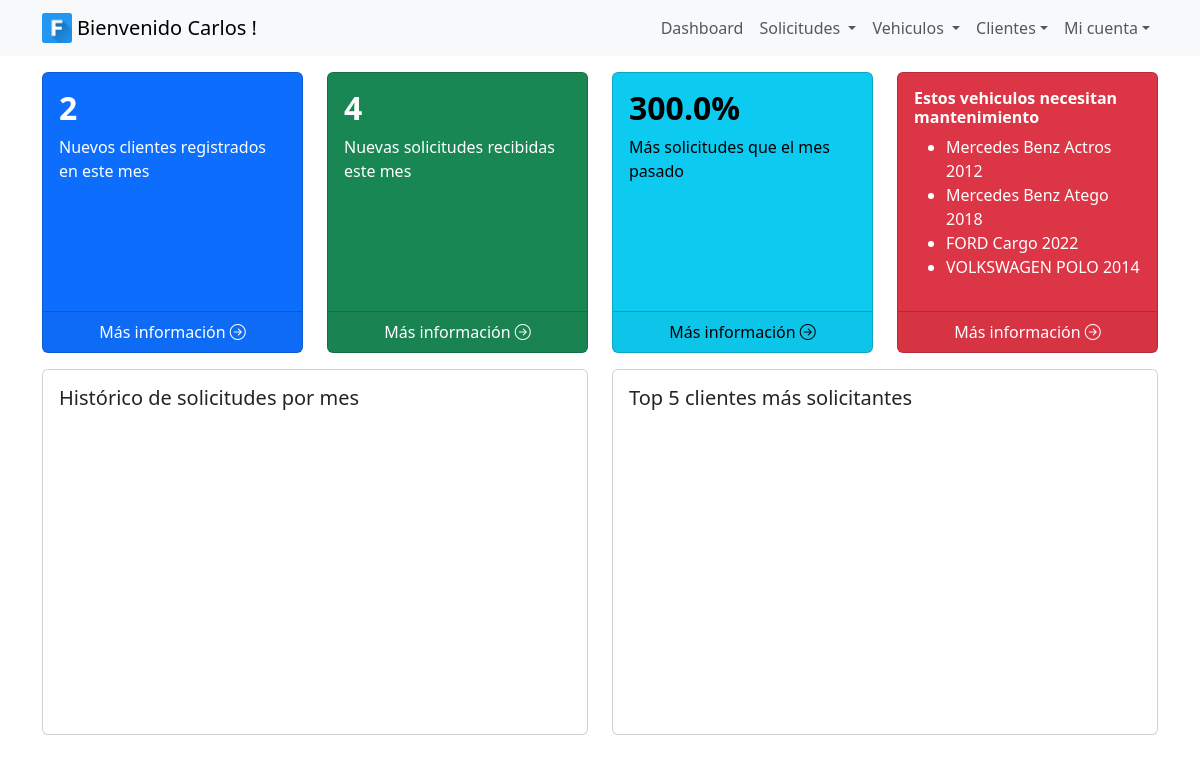
The app's page /dashboard/ (signed in) with its own data.
### solicitudes/models.py (models this page shows, shortened)
class Usuario(AbstractUser):
    dni = models.CharField(max_length=8, unique=True)
    telefono = models.CharField(max_length=10)
    fecha_creacion = models.DateField(null=True)
    id_tipo_usuario = models.ForeignKey(TiposUsuario, on_delete=models.CASCADE)
    class Meta:
        verbose_name_plural = "Usuarios"

class Vehiculo(models.Model):
    dominio = models.CharField(max_length=7, unique=True)
    marca = models.CharField(max_length=20)
    nombre = models.CharField(max_length=30)
    modelo = models.CharField(max_length=4)
    capacidad = models.IntegerField(null=True)
    kilometraje = models.IntegerField(null=True, default='0')  # agregar a tabla
    fecha_ult_service = models.DateField(null=True)  # agregar a tabla
    kilometraje_desde_ult_service = models.IntegerField(null=True, default='0')  # agregar a tabla
    id_estado_vehiculo = models.ForeignKey(EstadosVehiculo, on_delete=models.CASCADE)
    class Meta:
        verbose_name_plural = "Vehiculos"

### solicitudes/views.py (the view)
# urls.py: path('dashboard/', views.dashboard, name="dashboard"),
@login_required
def dashboard(request):
    nuevos_clientes = nuevos_clientes_este_mes()
    nuevas_solicitudes = nuevas_solicitudes_este_mes()
    porcentaje = porc_aumento_solicitudes()
    prox_service = vehiculos_prox_service()
    return render(
        request,
        "dashboard.html",
        {
            "nuevos_clientes": nuevos_clientes,
            "nuevas_solicitudes": nuevas_solicitudes,
            "porcentaje_crecimiento": porcentaje,
            "vehiculos_service": prox_service,
        },
    )

### solicitudes/views.py (called while the page is built)
def nuevos_clientes_este_mes():
    fecha_actual = date.today()
    fecha_inicio = fecha_actual.replace(day=1)
    cantidad = Cliente.objects.filter(
        fecha_creacion__range=(fecha_inicio, fecha_actual)
    ).count()
    return cantidad

def nuevas_solicitudes_este_mes():
    fecha_actual = date.today()
    fecha_inicio = fecha_actual.replace(day=1)
    cantidad = Solicitud.objects.filter(
        fecha_solicitud__range=(fecha_inicio, fecha_actual)
    ).count()
    return cantidad

def vehiculos_prox_service():
    necesitan_service = []
    vehiculos = Vehiculo.objects.all()
    fecha_actual = datetime.now().date()
    for vehiculo in vehiculos:
        tiempo_transcurrido = fecha_actual - vehiculo.fecha_ult_service
        if (
            vehiculo.kilometraje_desde_ult_service >= 15000
            or tiempo_transcurrido.days >= 365
        ):
            necesitan_service.append(vehiculo)
    return necesitan_service

### solicitudes/templates/dashboard.html (shortened to what this page needs)
{% extends 'base.html' %}
{% load static %}
{% block content %}
<div class="container mt-3">
    <div class="row mb-3">
        <div class="col-md-3">
            <div class="card text-bg-primary h-100">
                <div class="card-body">
                    <h2 style="font-weight:bold">{{nuevos_clientes}}</h2>
                    <p class="card-text">Nuevos clientes registrados en este mes</p>
                </div>
                <div class="card-footer centered d-inline-block">
                    <a href="http://127.0.0.1:8000/clientes/" style="color: inherit; text-decoration: none;">
                        <p class="d-inline">Más información</p>
                        <i class="bi bi-arrow-right-circle"></i>
                    </a>
                </div>
            </div>
        </div>
        <div class="col-md-3">
            <div class="card text-bg-success card-container h-100">
                <div class="card-body">
                    <h2 style="font-weight:bold">{{nuevas_solicitudes}}</h2>
                    <p class="card-text">Nuevas solicitudes recibidas este mes</p>
                </div>
                <div class="card-footer centered d-inline-block">
                    <a href="http://127.0.0.1:8000/solicitudes/" style="color: inherit; text-decoration: none;">
                        <p class="d-inline">Más información</p>
                        <i class="bi bi-arrow-right-circle"></i>
                    </a>
                </div>
            </div>
        </div>
        <div class="col-md-3">
            <div class="card text-bg-info h-100">
                <div class="card-body">
                    <h2 style="font-weight:bold">{{porcentaje_crecimiento}}%</h2>
                    <p class="card-text">Más solicitudes que el mes pasado</p>
                </div>
                <div class="card-footer centered d-inline-block">
                    <a href="http://127.0.0.1:8000/solicitudes/" style="color: inherit; text-decoration: none;">
                        <p class="d-inline">Más información</p>
                        <i class="bi bi-arrow-right-circle"></i>
                    </a>
                </div>
            </div>
        </div>
        <div class="col-md-3">
            <div class="card text-bg-danger h-100">
                <div class="card-body">
                    <h6 style="font-weight:bold">Estos vehiculos necesitan mantenimiento</h2>
                    <ul>
                        {% for vehiculo in vehiculos_service %}
                            <li>{{vehiculo.marca}} {{vehiculo.nombre}} {{vehiculo.modelo}}</li>
                        {% endfor %}
                    </ul>
                </div>
                <div class="card-footer centered d-inline-block">
                    <a href="http://127.0.0.1:8000/vehiculos/" style="color: inherit; text-decoration: none;">
                        <p class="d-inline">Más información</p>
                        <i class="bi bi-arrow-right-circle"></i>
                    </a>
                </div>
            </div>
        </div>
    </div>
    <div class="row">
        <div class="col-md-6">
            <div class="card">
                <div class="card-body">
                    <h5 class="card-title">Histórico de solicitudes por mes</h5>
                    <div id="chart1" style="height: 300px; justify-content: center; align-items: center;"></div>
                </div>
            </div>
        </div>
        <div class="col-md-6">
            <div class="card">
                <div class="card-body">
                    <h5 class="card-title">Top 5 clientes más solicitantes</h5>
                    <div id="chart2" style="height: 300px; justify-content: center; align-items: center;"></div>
                </div>
            </div>
        </div>
    </div>
</div>
{% endblock %}

### solicitudes/templates/base.html (shortened to what this page needs)
{% load static %}
<!DOCTYPE html>
<html lang="en">
<head>
  <link href="https://cdn.jsdelivr.net/npm/bootstrap@5.3.2/dist/css/bootstrap.min.css" rel="stylesheet"
 />
  <link rel="stylesheet" href="https://cdn.jsdelivr.net/npm/bootstrap-icons@1.11.1/font/bootstrap-icons.css">
  <link rel="stylesheet" href="https://cdn.datatables.net/1.13.6/css/dataTables.bootstrap5.min.css">
  <link rel="stylesheet" href="https://cdn.datatables.net/1.13.6/css/jquery.dataTables.min.css">
  <link rel="stylesheet" href="https://cdn.datatables.net/buttons/2.4.2/css/buttons.dataTables.min.css">
  <link rel="stylesheet" type="text/css" href="{% static 'css/styles.css' %}">
</head>
<body>
  <nav class="navbar navbar-expand-lg bg-body-tertiary bg-dark text-white">
    <div class="container">
      <img style="width: 30px; margin-right: 5px" src="{% static 'img/fletter.png' %}"></img>
      {% if user.is_authenticated %}
        <a class="navbar-brand" href="#"> Bienvenido {{ user.first_name }} !</a>
      {% endif %}
      <div class="collapse navbar-collapse" id="navbarNav">
        <ul class="navbar-nav ms-auto">
          {% if user.is_authenticated %}
            <li class="nav-item"><a class="nav-link" href="/dashboard/" role="button">Dashboard</a></li>
            <li class="nav-item dropdown">
              <a class="nav-link dropdown-toggle" href="#" role="button" data-bs-toggle="dropdown" aria-expanded="false">
              Solicitudes
              </a>
            </li>
            {% if user.is_staff %}
            <li class="nav-item dropdown">
              <a class="nav-link dropdown-toggle" href="#" role="button" data-bs-toggle="dropdown" aria-expanded="false">
                Vehiculos
              </a>
            </li>
            <li class="nav-item dropdown">
              <a class="nav-link dropdown-toggle" href="#" role="button" data-bs-toggle="dropdown"
                aria-expanded="false">Clientes</a>
            </li>
            {% endif %}
            <li class="nav-item dropdown">
              <a class="nav-link dropdown-toggle" href="#" role="button" data-bs-toggle="dropdown"
                aria-expanded="false">Mi cuenta</a>
            </li>
          {% else %}
            <li class="nav-item"><a class="nav-link" href="/signup/">Registrarse</a></li>
            <li class="nav-item"><a class="nav-link" href="/signin/">Iniciar sesion</a></li>
          {% endif %}
        </ul>
      </div>
    </div>
  </nav>
  {% block content %}
  {% endblock %}
</body>
</html>

### project_v1/static/css/styles.css (style rules this page uses)
.centered { text-align: center !important; vertical-align: middle !important; }

### records on screen
Usuario: first_name "Carlos"
Vehiculo: marca "Mercedes Benz", nombre "Actros", modelo "2012"
Vehiculo: marca "Mercedes Benz", nombre "Atego", modelo "2018"
Vehiculo: marca "FORD", nombre "Cargo", modelo "2022"
Vehiculo: marca "VOLKSWAGEN", nombre "POLO", modelo "2014"

### other values on screen
{{ nuevos_clientes }} "2"
{{ nuevas_solicitudes }} "4"
{{ porcentaje_crecimiento }} "300.0"
